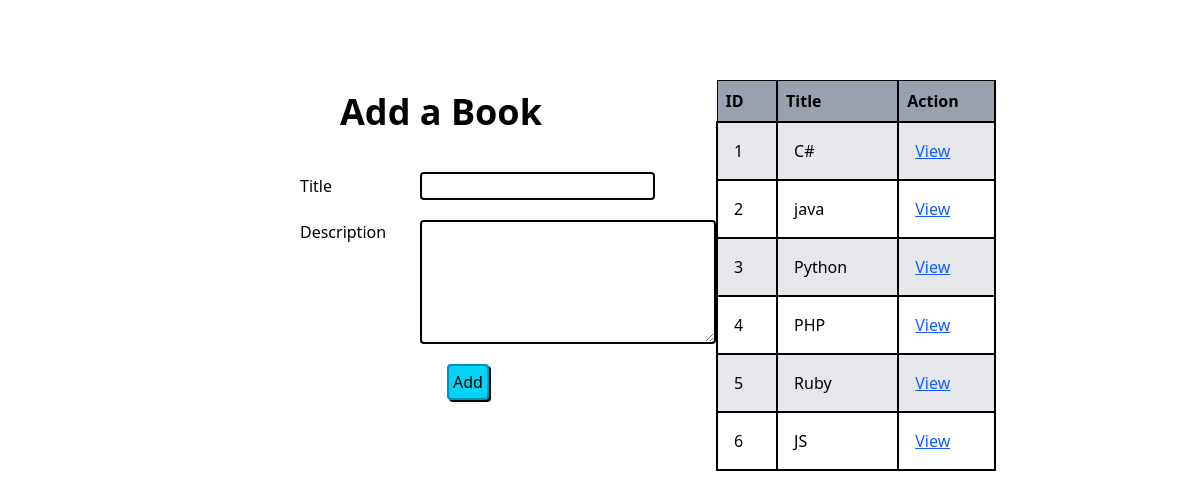
The page / on the database its author committed.
### myApp/models.py (models this page shows)
class Book(models.Model):
    title = models.CharField(max_length=255)
    desc = models.TextField()
    created_at = models.DateTimeField(auto_now_add=True)
    updated_at = models.DateTimeField(auto_now=True)

### myApp/views.py (the view)
# urls.py: path('',views.index),
def index(request):
    context = {
        'books': get_all_books()
    }
    return render(request, 'index.html',context)

### myApp/models.py (called while the page is built)
def get_all_books():
    return Book.objects.all()

### myApp/templates/index.html (shortened to what this page needs)
<!DOCTYPE html>
<html lang="en">
<head>
    <script src="https://cdn.jsdelivr.net/npm/@tailwindcss/browser@4"></script>
</head>
<body>
    <div class="flex justify-between items-center w-50/100 mx-auto mt-10">
        <div class="">
            <h1 class="font-bold text-4xl mb-10 ml-10">Add a Book</h1>
            <form action="/add_a_book" method="post" class="w-full flex flex-col">
                <div class="flex items-center mb-5">
                    <label for="title" class="w-30">Title</label>
                    <input type="text" name="title" id="title" class="border-2 rounded">
                </div>
                <div class="flex  mb-5">
                    <label for="desc" class="w-30">Description</label>
                    <textarea name="desc" id="desc" cols="30" rows="5" class="border-2 rounded"></textarea>
                </div>
                <button type="submit" class="flex justify-center mb-5 border-2 border-cyan-600 shadow-[2px_2px_black] self-center mr-20 rounded bg-cyan-400 p-1">Add</button>
            </form>
        </div>
        <div class="mt-10">
            <table class="text-left w-70">
                <tr class="border bg-gray-400">
                    <th class="p-2 border-r-2">ID</th>
                    <th class="p-2 border-r-2">Title</th>
                    <th class="p-2 border-r-2">Action</th>
                </tr>
                {% for book in books %}
                <tr class="border-2 rounded even:bg-gray-200">
                    <td class="p-4 border-r-2">{{ book.id }}</td>
                    <td class="p-4 border-r-2">{{ book.title }}</td>
                    <td class="p-4 border-r-2"><a href="/books/{{ book.id }}" class="text-blue-600 underline">View</a></td>
                </tr>
                {% endfor %}
            </table>
        </div>
    </div>
</body>
</html>

### rows shown on the page
Book: id "1", title "C#"
Book: id "2", title "java"
Book: id "3", title "Python"
Book: id "4", title "PHP"
Book: id "5", title "Ruby"
Book: id "6", title "JS"
